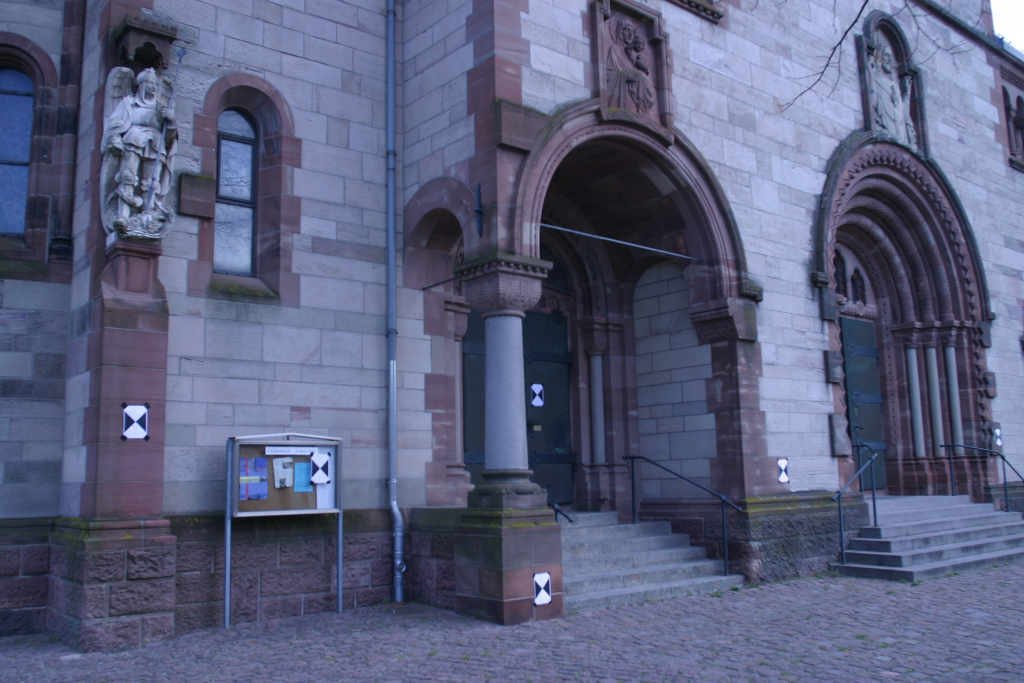
#> input picture dataset/herzjesu/0000.jpg, 3072 x 2048 px, given in place of 0000.png, which was not available (shown at 1/3 size)
$ python check.py
#> lines starting #> are read from the running program, lines starting #| are printed output that depends on the picture; long printed decimals are rounded; pictures that were not available may be replaced by others from this repository, and a replacement may not be noted
"""
Week-2 two-view geometry check on Fountain-P11.

OpenCV is used only for I/O, SIFT, and matching (allowed library boundary).
Hartley normalization, 8-point F, RANSAC, and E = K^T F K are implemented here.

This script is a sanity check, not the final sfm/ package. It uses Fountain/0000.png
and Fountain/0001.png — the usual seed pair for this dataset.

SUPERSEDED: this was the original prototype for the two-view seed stage.
Its logic now lives properly split up in the sfm/ package --
sfm/features/matching.py, sfm/geometry/fundamental.py, sfm/geometry/essential.py,
sfm/geometry/triangulation.py, sfm/recon/two_view.py -- with DLT triangulation
added (this file stops short of that). Kept here only as a historical record
of the first working version; scripts/verify_two_view.py is the current
equivalent to run.
"""

from pathlib import Path

import cv2
import matplotlib

matplotlib.use("Agg")
import matplotlib.pyplot as plt
import numpy as np

FOUNTAIN_DIR = Path(__file__).resolve().parent / "Fountain"

# Strecha Fountain-P11 intrinsics (same K for all 11 views; also on VERTEX_CAM in solution.graph)
K = np.array(
    [
        [2759.48, 0.0, 1520.69],
        [0.0, 2759.48, 1006.81],
        [0.0, 0.0, 1.0],
    ],
    dtype=np.float64,
)


def normalize_points(pts: np.ndarray):
    """
    Hartley Normalization: Translates centroid to origin and scales average distance to sqrt(2).
    Returns normalized points and 3x3 transformation matrix T.
    """
    centroid = np.mean(pts, axis=0)
    shifted = pts - centroid
    mean_dist = np.mean(np.linalg.norm(shifted, axis=1))
    scale = np.sqrt(2) / mean_dist

    T = np.array(
        [
            [scale, 0, -scale * centroid[0]],
            [0, scale, -scale * centroid[1]],
            [0, 0, 1],
        ],
        dtype=np.float64,
    )

    pts_homo = np.column_stack([pts, np.ones(len(pts))])
    pts_norm = (T @ pts_homo.T).T

    return pts_norm[:, :2], T


def compute_fundamental_8point(pts1: np.ndarray, pts2: np.ndarray) -> np.ndarray:
    """Computes Fundamental Matrix F using normalized 8-point algorithm with SVD."""
    pts1_norm, T1 = normalize_points(pts1)
    pts2_norm, T2 = normalize_points(pts2)

    x1, y1 = pts1_norm[:, 0], pts1_norm[:, 1]
    x2, y2 = pts2_norm[:, 0], pts2_norm[:, 1]

    A = np.column_stack(
        [x2 * x1, x2 * y1, x2, y2 * x1, y2 * y1, y2, x1, y1, np.ones(len(pts1))]
    )

    _, _, Vt = np.linalg.svd(A)
    F_norm = Vt[-1].reshape(3, 3)

    U, S, Vt_f = np.linalg.svd(F_norm)
    S[2] = 0.0
    F_norm = U @ np.diag(S) @ Vt_f

    F = T2.T @ F_norm @ T1
    return F / F[2, 2]


def sampson_distance(pts1: np.ndarray, pts2: np.ndarray, F: np.ndarray) -> np.ndarray:
    """First-order geometric error (Sampson distance) for point pairs."""
    N = len(pts1)
    p1 = np.column_stack([pts1, np.ones(N)])
    p2 = np.column_stack([pts2, np.ones(N)])

    F_p1 = (F @ p1.T).T
    FT_p2 = (F.T @ p2.T).T

    p2_F_p1 = np.sum(p2 * F_p1, axis=1)

    denom = F_p1[:, 0] ** 2 + F_p1[:, 1] ** 2 + FT_p2[:, 0] ** 2 + FT_p2[:, 1] ** 2
    return (p2_F_p1**2) / (denom + 1e-8)


def ransac_fundamental_matrix(pts1: np.ndarray, pts2: np.ndarray, threshold=1.0, max_iters=2000):
    """Estimates F and an inlier mask using RANSAC + Sampson distance."""
    best_inliers = np.array([], dtype=int)
    best_F = None
    N = len(pts1)

    rng = np.random.default_rng(42)
    for _ in range(max_iters):
        indices = rng.choice(N, 8, replace=False)
        sample1, sample2 = pts1[indices], pts2[indices]

        try:
            F_cand = compute_fundamental_8point(sample1, sample2)
            errors = sampson_distance(pts1, pts2, F_cand)
            inliers = np.where(errors < threshold)[0]

            if len(inliers) > len(best_inliers):
                best_inliers = inliers
                best_F = F_cand
        except np.linalg.LinAlgError:
            continue

    if len(best_inliers) >= 8:
        best_F = compute_fundamental_8point(pts1[best_inliers], pts2[best_inliers])

    return best_F, best_inliers


def load_fountain_pair(name0: str = "0000.png", name1: str = "0001.png"):
#> called with name0 = '0000.png', name1 = '0001.png'
    img0_path = FOUNTAIN_DIR / name0
    img1_path = FOUNTAIN_DIR / name1
    if not img0_path.is_file() or not img1_path.is_file():
        raise FileNotFoundError(
            f"Expected {name0} and {name1} in {FOUNTAIN_DIR}"
        )

    img0 = cv2.imread(str(img0_path), cv2.IMREAD_COLOR)
#> img0 is the input picture: shape (2048, 3072, 3); mean B, G, R 124.9, 95, 89.5
    img1 = cv2.imread(str(img1_path), cv2.IMREAD_COLOR)
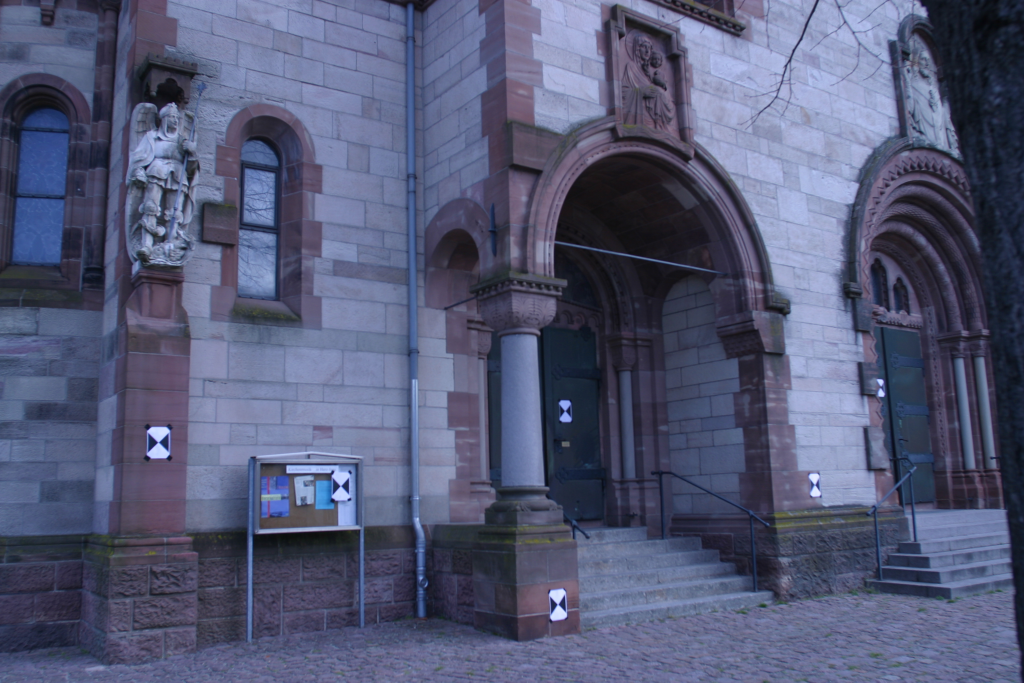
#> input picture dataset/herzjesu/0001.jpg, 3072 x 2048 px, given in place of 0001.png, which was not available (shown at 1/3 size)
#> img1 is the input picture: shape (2048, 3072, 3); mean B, G, R 117.7, 88.9, 84
    if img0 is None or img1 is None:
        raise RuntimeError("OpenCV failed to read Fountain images")
    return img0, img1


def sift_match(img0: np.ndarray, img1: np.ndarray, ratio: float = 0.75):
    """OpenCV SIFT + FLANN + Lowe ratio test. Returns pixel correspondences and match objects."""
#> called with ratio = 0.75
    gray0 = cv2.cvtColor(img0, cv2.COLOR_BGR2GRAY)
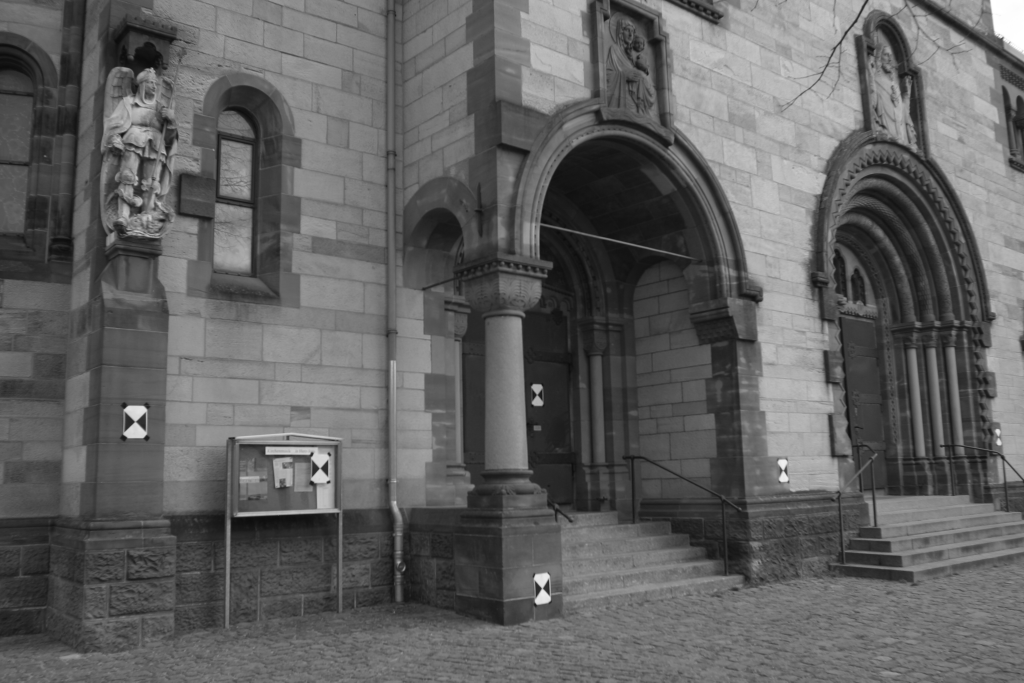
#> gray0: shape (2048, 3072) (shown at 1/3 size); min 11, max 255, mean 96.7
    gray1 = cv2.cvtColor(img1, cv2.COLOR_BGR2GRAY)
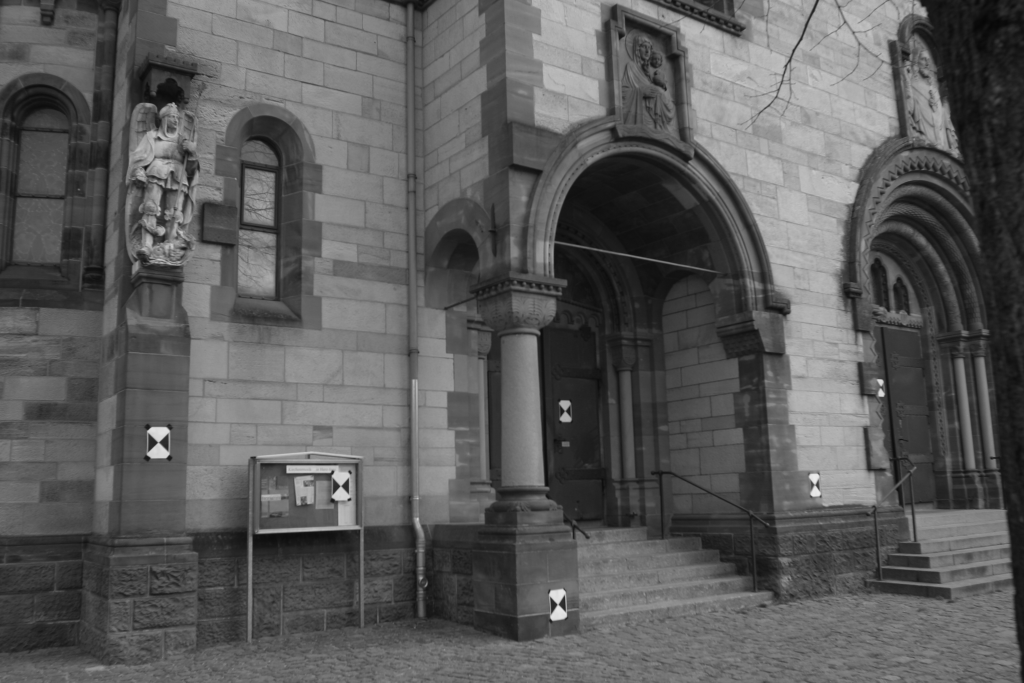
#> gray1: shape (2048, 3072) (shown at 1/3 size); min 6, max 238, mean 90.7

    sift = cv2.SIFT_create()
    kp0, desc0 = sift.detectAndCompute(gray0, None)
#> kp0 = 4193 keypoints; strongest (x, y, size): (1629, 1795, 25.5), (407, 1234, 30), (985, 1446, 6.3), (406, 1297, 30.2)
    kp1, desc1 = sift.detectAndCompute(gray1, None)
#> kp1 = 3808 keypoints; strongest (x, y, size): (2644, 1181, 13.6), (1676, 1843, 25.9), (2643, 1146, 11.6), (475, 1358, 28.9)
    if desc0 is None or desc1 is None:
        raise RuntimeError("SIFT produced no descriptors")

    index_params = dict(algorithm=1, trees=5)  # FLANN KD-tree
    search_params = dict(checks=64)
    flann = cv2.FlannBasedMatcher(index_params, search_params)
    knn = flann.knnMatch(desc0, desc1, k=2)
#> knn = 4193 matches

    good = []
    for pair in knn:
        if len(pair) < 2:
            continue
        m, n = pair
        if m.distance < ratio * n.distance:
            good.append(m)
#> after the loop, good = 2174 matches

    if len(good) < 8:
        raise RuntimeError(f"Too few matches after ratio test: {len(good)}")

    pts0 = np.array([kp0[m.queryIdx].pt for m in good], dtype=np.float64)
#> pts0 = 2174 pairs, first value 32.05 to 3022.5, second value 6.28 to 1995.1
    pts1 = np.array([kp1[m.trainIdx].pt for m in good], dtype=np.float64)
#> pts1 = 2174 pairs, first value 143.4 to 3013.5, second value 9.57 to 2038.3
    return pts0, pts1, kp0, kp1, good


if __name__ == "__main__":
    img0, img1 = load_fountain_pair()
    pts0, pts1, kp0, kp1, matches = sift_match(img0, img1)
#> matches = 2174 matches

    F_est, inlier_idx = ransac_fundamental_matrix(pts0, pts1, threshold=1.5, max_iters=3000)
#> in ransac_fundamental_matrix, `N = len(pts1)`: N = 2174
#> the loop in ransac_fundamental_matrix, `for _ in range(max_iters):` made 3000 passes
#> (indices, T1 in compute_fundamental_8point, T2 in compute_fundamental_8point, x1 in compute_fundamental_8point, y1 in compute_fundamental_8point) on passes 1, 4: ([186, 1516, 1864, 1419, 940, 952, 193, 1677], [[0.00167, 0, -2.71], [0, 0.00167, -1.55], [0, 0, 1]], [[0.00165, 0, -2.81], [0, 0.00165, -1.61], [0, 0, 1]], [-2.07, 1.1, 1.65, 0.954, -0.561, -0.463, -2.06, 1.44], [-1.01, -0.0714, -0.999, 0.134, 0.346, -0.016, 1.24, 0.381]), ([422, 966, 1689, 1650, 1937, 2103, 791, 1471], [[0.00151, 0, -2.91], [0, 0.00151, -1.7], [0, 0, 1]], [[0.00149, 0, -2.99], [0, 0.00149, -1.74], [0, 0, 1]], [-2.18, -0.828, 0.87, 0.82, 1.1, 1.27, -1.53, 0.48], [-0.822, -0.152, 1.23, -0.891, 0.733, -0.25, 1.01, -0.851])
#> (indices, T1 in compute_fundamental_8point, T2 in compute_fundamental_8point, x1 in compute_fundamental_8point, x2 in compute_fundamental_8point) on passes 3, 26: ([1865, 138, 492, 1799, 1203, 976, 1927, 199], [[0.00124, 0, -1.91], [0, 0.00124, -0.903], [0, 0, 1]], [[0.00122, 0, -1.97], [0, 0.00122, -0.954], [0, 0, 1]], [1.32, -1.46, -1.28, 1.27, 0.388, -0.183, 1.37, -1.43], [1.34, -1.45, -1.27, 1.31, 0.353, -0.257, 1.39, -1.41]), ([2060, 569, 1619, 824, 11, 2035, 204, 1596], [[0.00124, 0, -1.91], [0, 0.00124, -1.17], [0, 0, 1]], [[0.00122, 0, -2.01], [0, 0.00122, -1.22], [0, 0, 1]], [1.48, -1.2, 1.11, -0.694, -1.77, 1.45, -1.42, 1.05], [1.51, -1.22, 1.09, -0.726, -1.75, 1.48, -1.44, 1.04])
    if F_est is None:
        raise RuntimeError("RANSAC failed to estimate F")

    E_est = K.T @ F_est @ K
    U_e, S_e, Vt_e = np.linalg.svd(E_est)
    m = (S_e[0] + S_e[1]) / 2.0
    E_est = U_e @ np.diag([m, m, 0.0]) @ Vt_e

    inlier_errors = sampson_distance(pts0[inlier_idx], pts1[inlier_idx], F_est)

    print("Fountain pair: 0000.png / 0001.png")
    print(f"Image size: {img0.shape[1]} x {img0.shape[0]}")
#| Image size: 3072 x 2048
    print("\n--- Phase 1 Matrix Estimation ---")
    print(f"Total Matches: {len(pts0)}")
#| Total Matches: 2174
    print(
        f"RANSAC Inliers: {len(inlier_idx)} "
        f"({len(inlier_idx) / len(pts0) * 100:.1f}%)"
    )
#| RANSAC Inliers: 2064 (94.9%)
    print(f"Median Sampson error (inliers): {np.median(inlier_errors):.4f} px^2")
#| Median Sampson error (inliers): 0.0970 px^2
    print("\nEstimated Fundamental Matrix F:\n", np.round(F_est, 6))
#| Estimated Fundamental Matrix F:
#|  [[ 0.000e+00  0.000e+00 -1.071e-03]
#|  [-0.000e+00  0.000e+00 -6.779e-03]
#|  [ 7.520e-04  6.351e-03  1.000e+00]]
    print("\nEstimated Essential Matrix E:\n", np.round(E_est, 6))
#| Estimated Essential Matrix E:
#|  [[  0.0512   3.766  -1.564]
#|  [ -2.296    0.2111  -19.884]
#|  [  1.259  19.687   0.3679]]
    print("\nE singular values (should be ~[s, s, 0]):", np.round(S_e, 6))
#| E singular values (should be ~[s, s, 0]): [20.138 20.027  0.      ]

    inlier_matches = [matches[i] for i in inlier_idx]
    draw_n = min(50, len(inlier_matches))
    inlier_img = cv2.drawMatches(
        img0,
        kp0,
        img1,
        kp1,
        inlier_matches[:draw_n],
        None,
        flags=cv2.DrawMatchesFlags_NOT_DRAW_SINGLE_POINTS,
    )
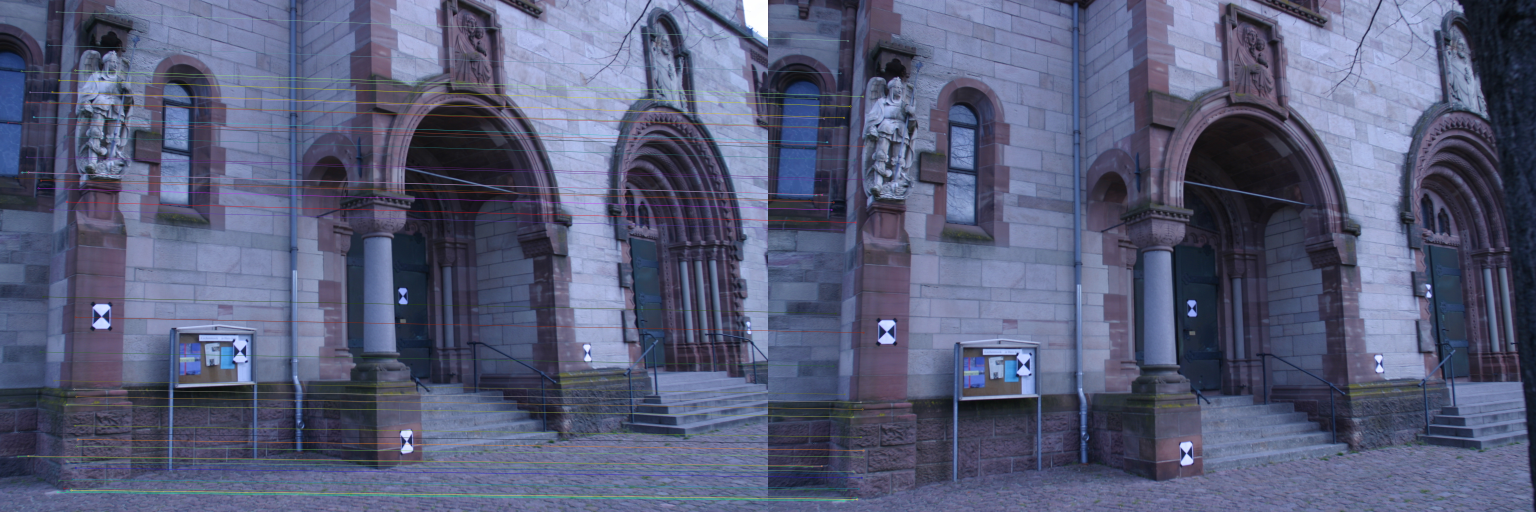
#> inlier_img: shape (2048, 6144, 3) (shown at 1/4 size); mean B, G, R 120.9, 92.5, 87.3

    out_path = Path(__file__).resolve().parent / "fountain_0000_0001_inliers.png"
    plt.figure(figsize=(15, 7))
    plt.imshow(cv2.cvtColor(inlier_img, cv2.COLOR_BGR2RGB))
    plt.title(f"Fountain 0000–0001 RANSAC inliers ({len(inlier_idx)} total, showing {draw_n})")
    plt.axis("off")
    plt.tight_layout()
    plt.savefig(out_path, dpi=120, bbox_inches="tight")
    print(f"\nSaved match preview: {out_path}")
